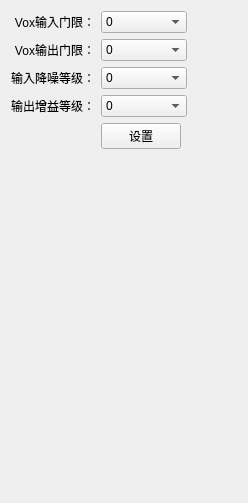
        <widget class="QWidget" name="page">
         <property name="geometry">
          <rect>
           <x>0</x>
           <y>0</y>
           <width>248</width>
           <height>503</height>
          </rect>
         </property>
         <attribute name="label">
          <string>设置网关</string>
         </attribute>
         <layout class="QGridLayout" name="gridLayout_4">
          <item row="0" column="0">
           <widget class="QLabel" name="label_7">
            <property name="text">
             <string>Vox输入门限：</string>
            </property>
            <property name="alignment">
             <set>Qt::AlignRight|Qt::AlignTrailing|Qt::AlignVCenter</set>
            </property>
           </widget>
          </item>
          <item row="1" column="0">
           <widget class="QLabel" name="label_8">
            <property name="text">
             <string>Vox输出门限：</string>
            </property>
            <property name="alignment">
             <set>Qt::AlignRight|Qt::AlignTrailing|Qt::AlignVCenter</set>
            </property>
           </widget>
          </item>
          <item row="2" column="0">
           <widget class="QLabel" name="label_9">
            <property name="text">
             <string>输入降噪等级：</string>
            </property>
            <property name="alignment">
             <set>Qt::AlignRight|Qt::AlignTrailing|Qt::AlignVCenter</set>
            </property>
           </widget>
          </item>
          <item row="3" column="1" colspan="2">
           <widget class="QComboBox" name="comboBox_5">
            <item>
             <property name="text">
              <string>0</string>
             </property>
            </item>
            <item>
             <property name="text">
              <string>1</string>
             </property>
            </item>
            <item>
             <property name="text">
              <string>2</string>
             </property>
            </item>
            <item>
             <property name="text">
              <string>3</string>
             </property>
            </item>
            <item>
             <property name="text">
              <string>4</string>
             </property>
            </item>
            <item>
             <property name="text">
              <string>5</string>
             </property>
            </item>
            <item>
             <property name="text">
              <string>6</string>
             </property>
            </item>
            <item>
             <property name="text">
              <string>7</string>
             </property>
            </item>
           </widget>
          </item>
          <item row="3" column="0">
           <widget class="QLabel" name="label_10">
            <property name="text">
             <string>输出增益等级：</string>
            </property>
            <property name="alignment">
             <set>Qt::AlignRight|Qt::AlignTrailing|Qt::AlignVCenter</set>
            </property>
           </widget>
          </item>
          <item row="4" column="1">
           <widget class="QPushButton" name="pushButton_setCfg">
            <property name="text">
             <string>设置</string>
            </property>
           </widget>
          </item>
          <item row="5" column="0">
           <spacer name="verticalSpacer_3">
            <property name="orientation">
             <enum>Qt::Vertical</enum>
            </property>
            <property name="sizeHint" stdset="0">
             <size>
              <width>20</width>
              <height>363</height>
             </size>
            </property>
           </spacer>
          </item>
          <item row="2" column="1" colspan="2">
           <widget class="QComboBox" name="comboBox_4">
            <item>
             <property name="text">
              <string>0</string>
             </property>
            </item>
            <item>
             <property name="text">
              <string>1</string>
             </property>
            </item>
            <item>
             <property name="text">
              <string>2</string>
             </property>
            </item>
            <item>
             <property name="text">
              <string>3</string>
             </property>
            </item>
            <item>
             <property name="text">
              <string>4</string>
             </property>
            </item>
            <item>
             <property name="text">
              <string>5</string>
             </property>
            </item>
            <item>
             <property name="text">
              <string>6</string>
             </property>
            </item>
            <item>
             <property name="text">
              <string>7</string>
             </property>
            </item>
           </widget>
          </item>
          <item row="0" column="1" colspan="2">
           <widget class="QComboBox" name="comboBox_2">
            <item>
             <property name="text">
              <string>0</string>
             </property>
            </item>
            <item>
             <property name="text">
              <string>1</string>
             </property>
            </item>
            <item>
             <property name="text">
              <string>2</string>
             </property>
            </item>
            <item>
             <property name="text">
              <string>3</string>
             </property>
            </item>
            <item>
             <property name="text">
              <string>4</string>
             </property>
            </item>
            <item>
             <property name="text">
              <string>5</string>
             </property>
            </item>
            <item>
             <property name="text">
              <string>6</string>
             </property>
            </item>
            <item>
             <property name="text">
              <string>7</string>
             </property>
            </item>
           </widget>
          </item>
          <item row="1" column="1" colspan="2">
           <widget class="QComboBox" name="comboBox_3">
            <item>
             <property name="text">
              <string>0</string>
             </property>
            </item>
            <item>
             <property name="text">
              <string>1</string>
             </property>
            </item>
            <item>
             <property name="text">
              <string>2</string>
             </property>
            </item>
            <item>
             <property name="text">
              <string>3</string>
             </property>
            </item>
            <item>
             <property name="text">
              <string>4</string>
             </property>
            </item>
            <item>
             <property name="text">
              <string>5</string>
             </property>
            </item>
            <item>
             <property name="text">
              <string>6</string>
             </property>
            </item>
            <item>
             <property name="text">
              <string>7</string>
             </property>
            </item>
           </widget>
          </item>
          <item row="2" column="3">
           <spacer name="horizontalSpacer_5">
            <property name="orientation">
             <enum>Qt::Horizontal</enum>
            </property>
            <property name="sizeHint" stdset="0">
             <size>
              <width>40</width>
              <height>20</height>
             </size>
            </property>
           </spacer>
          </item>
          <item row="4" column="0">
           <spacer name="horizontalSpacer">
            <property name="orientation">
             <enum>Qt::Horizontal</enum>
            </property>
            <property name="sizeHint" stdset="0">
             <size>
              <width>40</width>
              <height>20</height>
             </size>
            </property>
           </spacer>
          </item>
         </layout>
        </widget>
